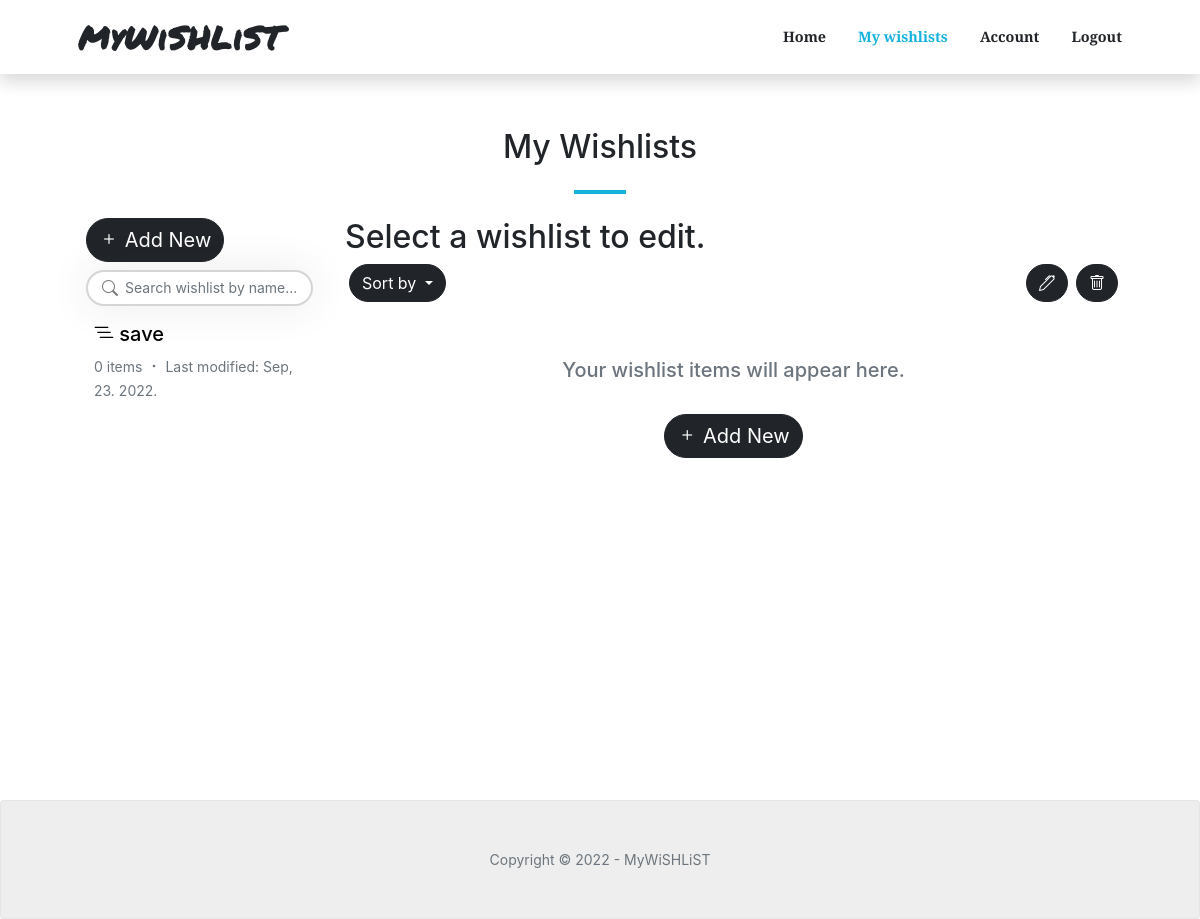
Before: /wishlists/ (signed in) with the older database file.
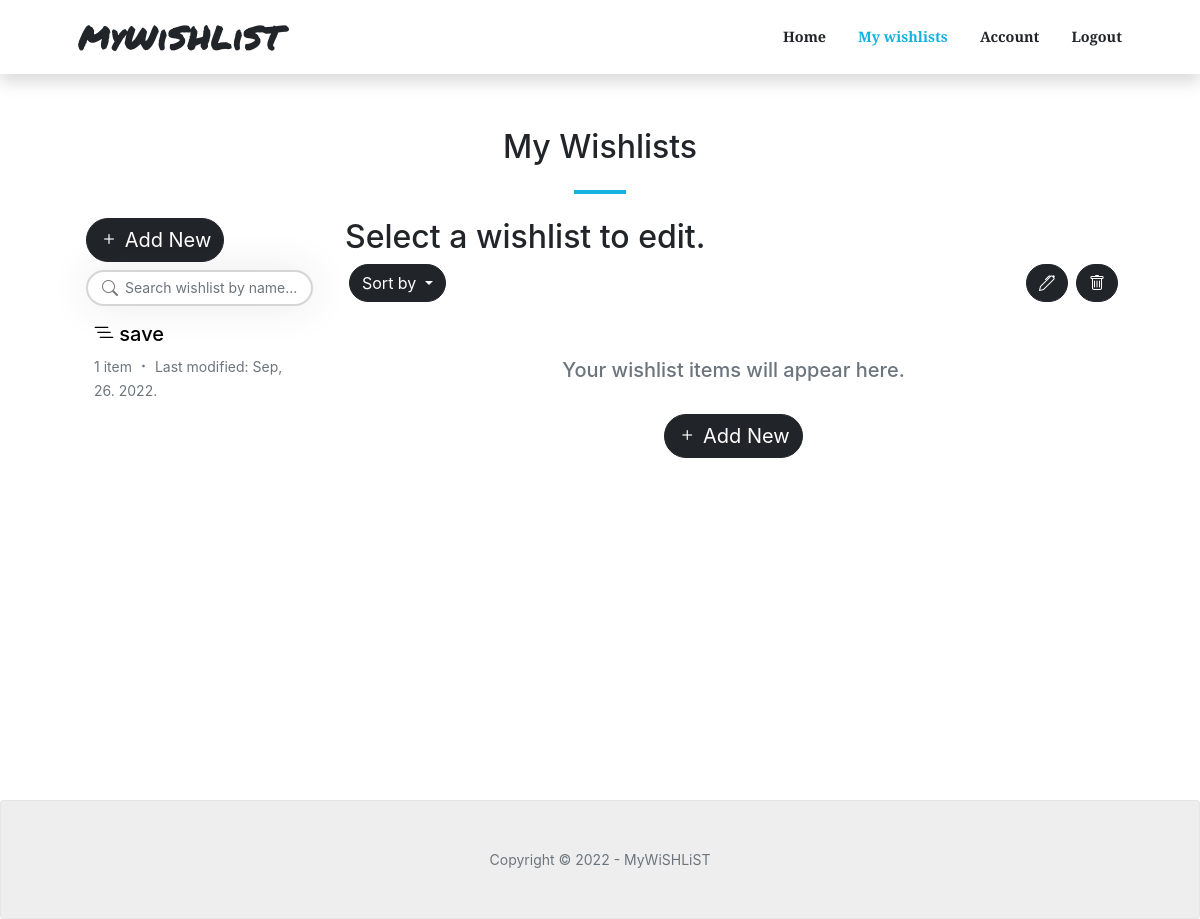
After: the same page with the newer database file.
### wishlists/models.py (models this page shows, shortened)
class Wishlist(models.Model):
    class PriorityChoices(models.IntegerChoices):
        low = 1, _('Low')
        medium = 3, _('Medium')
        high = 5, _('High')
    id = models.UUIDField(default=uuid.uuid4, unique=True, primary_key=True, editable=False)
    owner = models.ForeignKey(Account, null=True, blank=True, on_delete=models.CASCADE)
    title = models.CharField(max_length=200)
    priority = models.IntegerField(choices=PriorityChoices.choices, default=PriorityChoices.low)
    created = models.DateTimeField(auto_now_add=True)
    modified = models.DateTimeField(auto_now=True)
    class Meta:
        ordering = ['-modified']
    @property
    def total_products(self):
        try:
            products = self.product_set.all()
            return products.count()
        except AttributeError:
            return 0

### wishlists/views.py (the view)
# urls.py: path('wishlists/', views.get_all_wishlists, name="wishlists"),
@login_required(login_url="login")
def get_all_wishlists(request):
    account = request.user.account
    wishlists = account.wishlist_set.all()
    text_message = ''
    search_query = ''
    if not wishlists:
        text_message = "You don't have any wishlists."
    if request.GET.get('search_query'):
        search_query = request.GET.get('search_query')
        wishlists = account.wishlist_set.filter(title__icontains=search_query)
        if not wishlists:
            text_message = "No wishlists found."
    custom_range, wishlists = paginateWishlists(request, wishlists, 10)
    context = {
        'wishlists': wishlists,
        'search_query': search_query,
        'text_message': text_message,
        'custom_range': custom_range,
        }
    return render(request, 'wishlists/wishlists.html', context)

### wishlists/utils.py (called while the page is built)
def paginateWishlists(request, wishlists, results):
    page = request.GET.get('page')
    paginator = Paginator(wishlists, results)
    try:
        wishlists = paginator.page(page)
    except PageNotAnInteger:
        page = 1
        wishlists = paginator.page(page)
    except EmptyPage:
        page = paginator.num_pages
        wishlists = paginator.page(page)
    leftIndex = (int(page) - 2)
    if leftIndex < 1:
        leftIndex = 1
    rightIndex = (int(page) + 3)
    if rightIndex > paginator.num_pages:
        rightIndex = paginator.num_pages + 1
    custom_range = range(leftIndex, rightIndex)
    return custom_range, wishlists

### wishlists/templates/wishlists/wishlists.html (shortened to what this page needs)
{% extends 'main.html' %}
{% block content %}
<section class="page-section" id="single-wishlist">
    <div class="container-custom px-4 px-lg-5">
        <h2 class="text-center">My Wishlists</h2>
        <hr class="divider" />
        <div class="row">
            <div class="col-lg-3">
                <div class="px-2 mb-2">
                    <a href="{% url 'create-wishlist' %}"><button class="btn btn-dark fs-5"><i class="bi bi-plus"></i> Add New</button></a>
                </div>
                <form id="searchForm" action="{% url 'wishlists' %}" method="GET">
                    <div class="row d-flex align-items-center px-2 mb-2">
                        <div class="col-md-12">
                            <div class="search">
                                <button type="submit" class="btn bi bi-search"></button>
                                <input type="text" class="form-control fs-7" name="search_query" value="{{search_query}}" placeholder="Search wishlist by name...">
                            </div>
                        </div>
                    </div>
                </form>
                <div class="px-2">
                    {% if wishlists %}
                    {% for wishlist in wishlists %}
                    <a href="{% url 'wishlist' wishlist.id %}">
                        <div class="p-2 mb-2 card-custom">
                            <h5 class="text-truncate text-black"><i class="bi-list-nested"></i> {{wishlist.title}}</h5>
                            <p class="text-muted mb-0 fs-7 d-inline">{{wishlist.total_products}} item{{wishlist.total_products|pluralize:"s"}}</p>
                            <p class="text-muted mb-0 fs-7 d-inline"><i class="bi bi-dot"></i></p>
                            <p class="text-muted mb-0 fs-7 d-inline">Last modified: {{wishlist.modified|date:"M, d. Y." }}</p>
                        </div>
                    </a>
                    {% endfor %}
                    {% else %}
                    <h6 class="text-muted pt-2 ps-1">{{text_message}}</h6>
                    {% endif %}
                </div>
            </div>
            <div class="col-lg-9">
                <div class="row">
                    <div class="col-9">
                        <h2>Select a wishlist to edit.</h2>
                    </div>
                    <div class="pb-5">
                    <div class="dropdown d-inline float-start mx-1">
                        <button class="btn btn-dark dropdown-toggle" type="button" id="dropdownMenuButton1" data-bs-toggle="dropdown" aria-expanded="false">
                          Sort by
                        </button>
                      </div>
                        <button class="btn btn-dark d-inline float-end mx-1"><i class="bi bi-trash"></i></button>
                        <button class="btn btn-dark d-inline float-end mx-1"><i class="bi bi-pen"></i></button>
                    </div>
                    <div class="p-2 d-flex justify-content-center">
                        <h5 class="text-muted">Your wishlist items will appear here.</h5>
                    </div>
                    <div class="d-flex justify-content-center py-3">
                        <a href="{% url 'create-wishlist' %}"><button class="btn btn-dark fs-5"><i class="bi bi-plus"></i> Add New</button></a>
                    </div>
                </div>
            </div>
        </div>
    </div>
</section>
{% endblock %}

Changed rows visible on the page:
changed Wishlist "save": total_products "0" → "1"; modified "Sep, 23. 2022." → "Sep, 26. 2022."
